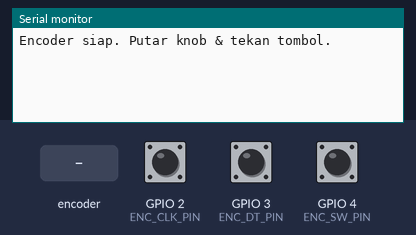
Recording of a program running on a simulated ESP32-S3. Parts: the last lines printed to the serial monitor. The inputs (shaded band) are chosen by the test bench; at power-on: GPIO 4 (ENC_SW_PIN) HIGH, GPIO 2 (ENC_CLK_PIN) HIGH, GPIO 3 (ENC_DT_PIN) HIGH.

Above: at 1.3 s.
1.4 s: rotary encoder on GPIO 2 (ENC_CLK_PIN) / GPIO 3 (ENC_DT_PIN) turned 1 step (first pin leading)
At 2.3 s:
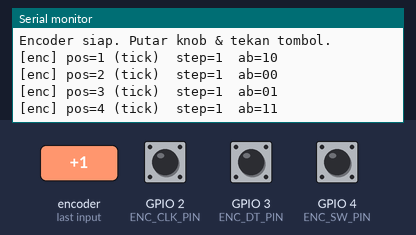
3.1 s: GPIO 4 (ENC_SW_PIN) pulled LOW for 0.15 s
At 4.0 s:
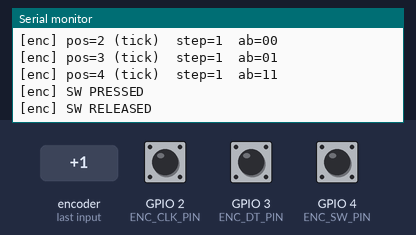
4.7 s: rotary encoder on GPIO 2 (ENC_CLK_PIN) / GPIO 3 (ENC_DT_PIN) turned 1 step (first pin leading)
At 6.0 s:
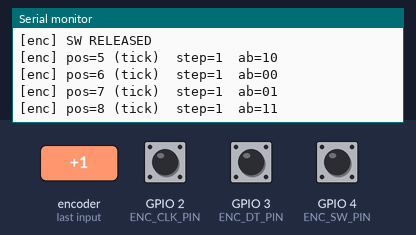
Timing chart, 0 to 7.7 s (numbered marks = the images above; inputs shaded):
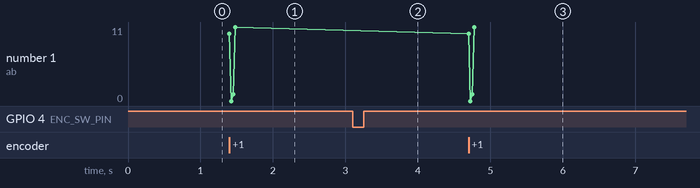

Measured:
- after the input at 1.4 s, the serial monitor: prints a new line at once (image 1)
- after the input at 3.1 s, the serial monitor: prints a new line at once (image 2)
- after the input at 4.7 s, the serial monitor: prints a new line at once (image 3)

The program:

main.cpp
```cpp
#include <Arduino.h>
// ESP32-S3 + Arduino Core + FreeRTOS
// Rotary Encoder KY-040 (A=CLK, B=DT, SW=button)
// ISR ringan -> Queue -> Task (decoder + debounce)

// ---------- Konfigurasi pin (ubah sesuai wiring) ----------
constexpr uint8_t ENC_CLK_PIN = 2;   // Channel A (CLK)
constexpr uint8_t ENC_DT_PIN  = 3;   // Channel B (DT)
constexpr uint8_t ENC_SW_PIN  = 4;   // Switch (push button)

// Pull-up internal aman dipakai walau modul biasanya punya pull-up
constexpr bool USE_INTERNAL_PULLUP = true;

// Task config
constexpr BaseType_t TASK_CORE = 1;    // 0 atau 1
constexpr UBaseType_t TASK_PRIO = 3;

// (opsional) noise guard super cepat di ISR (μs)
constexpr uint32_t MIN_ISR_GAP_US = 100;  // 100–300 μs cukup untuk KY-040

// ---------- Tipe pesan ----------
enum class EncMsgType : uint8_t { AB_EDGE, SW_EDGE };

struct EncABMsg {
  uint8_t abState;   // bit1=B, bit0=A (current)
  uint32_t tMicros;  // timestamp
};

struct EncSWMsg {
  bool pressed;      // true=pressed (LOW), false=released (HIGH)
  uint32_t tMillis;  // timestamp
};

struct EncMsg {
  EncMsgType type;
  union {
    EncABMsg ab;
    EncSWMsg sw;
  } data;
};

// Queue
static QueueHandle_t encQ = nullptr;

// ---------- Variabel ISR ----------
static volatile uint8_t s_lastAB = 0;
static volatile uint32_t s_lastEdgeUs = 0;
static volatile uint32_t s_lastSwMs = 0;

// ---------- Helper baca AB sebagai 2 bit ----------
static inline uint8_t readAB() {
  uint8_t a = (uint8_t)digitalRead(ENC_CLK_PIN);
  uint8_t b = (uint8_t)digitalRead(ENC_DT_PIN);
  return ((b & 1) << 1) | (a & 1);
}

// ---------- ISR untuk kanal A & B ----------
void IRAM_ATTR encABIsr() {
  uint32_t nowUs = micros();
  if (nowUs - s_lastEdgeUs < MIN_ISR_GAP_US) return;  // hard filter
  s_lastEdgeUs = nowUs;

  uint8_t ab = readAB();

  EncMsg m{};
  m.type = EncMsgType::AB_EDGE;
  m.data.ab = EncABMsg{ab, nowUs};

  BaseType_t hpw = pdFALSE;
  if (encQ) xQueueSendFromISR(encQ, &m, &hpw);
  if (hpw == pdTRUE) portYIELD_FROM_ISR();
}

// ---------- ISR tombol ----------
void IRAM_ATTR encSwIsr() {
  uint32_t nowMs = millis();
  // (opsional) 5 ms noise guard
  if (nowMs - s_lastSwMs < 5) return;
  s_lastSwMs = nowMs;

  bool pressed = (digitalRead(ENC_SW_PIN) == LOW);

  EncMsg m{};
  m.type = EncMsgType::SW_EDGE;
  m.data.sw = EncSWMsg{pressed, nowMs};

  BaseType_t hpw = pdFALSE;
  if (encQ) xQueueSendFromISR(encQ, &m, &hpw);
  if (hpw == pdTRUE) portYIELD_FROM_ISR();
}

// ---------- Task decoder ----------
// Tabel transisi Gray 2-bit (prev<<2 | curr):
// +1 / -1 per setengah langkah (bisa kalikan 0.5 jika mau full-step)
static const int8_t TRANSITION_TAB[16] = {
/* 0000 */  0, /*0001*/ +1, /*0010*/ -1, /*0011*/  0,
/* 0100 */ -1, /*0101*/  0, /*0110*/  0, /*0111*/ +1,
/* 1000 */ +1, /*1001*/  0, /*1010*/  0, /*1011*/ -1,
/* 1100 */  0, /*1101*/ -1, /*1110*/ +1, /*1111*/  0
};

struct EncodedState {
  uint8_t prevAB = 0;
  int32_t position = 0;   // satuan "tick" (half-step). Untuk per-step, bagi 2.
  bool swStable = false;  // stable state tombol (pressed=false=HIGH awal)
  uint32_t swLastHandledMs = 0;
};

void encoderTask(void* pv) {
  (void)pv;

  // Inisialisasi state
  EncodedState st{};
  st.prevAB = readAB();
  st.swStable = (digitalRead(ENC_SW_PIN) == LOW); // true jika ditekan saat boot

  EncMsg msg{};
  for (;;) {
    if (xQueueReceive(encQ, &msg, portMAX_DELAY) == pdTRUE) {
      if (msg.type == EncMsgType::AB_EDGE) {
        uint8_t curr = msg.data.ab.abState;
        uint8_t idx = ((st.prevAB & 0x3) << 2) | (curr & 0x3);
        int8_t step = TRANSITION_TAB[idx];

        if (step != 0) {
          st.position += step;
          st.prevAB = curr;

          // Contoh output (half-step). Untuk full-step: pos/2.
          Serial.printf("[enc] pos=%ld (tick)  step=%d  ab=%u%u\n",
                        (long)st.position, step,
                        (curr >> 1) & 1, curr & 1);
          // TODO: kirim ke komponen lain via queue/event group kalau perlu
        } else {
          st.prevAB = curr; // tetap update
        }

      } else if (msg.type == EncMsgType::SW_EDGE) {
        // Debounce tombol di task (mis. 30 ms)
        const uint32_t DEBOUNCE_MS = 30;
        if (msg.data.sw.tMillis - st.swLastHandledMs < DEBOUNCE_MS) continue;
        st.swLastHandledMs = msg.data.sw.tMillis;

        bool levelNowPressed = msg.data.sw.pressed;
        if (levelNowPressed != st.swStable) {
          st.swStable = levelNowPressed;
          if (levelNowPressed) {
            Serial.println("[enc] SW PRESSED");
            // TODO: aksi short-press/long-press bisa ditambah di sini
          } else {
            Serial.println("[enc] SW RELEASED");
          }
        }
      }
    }
  }
}

// ---------- Setup/Loop ----------
void setup() {
  Serial.begin(115200);
  delay(100);

  // Pin mode
  if (USE_INTERNAL_PULLUP) {
    pinMode(ENC_CLK_PIN, INPUT_PULLUP);
    pinMode(ENC_DT_PIN,  INPUT_PULLUP);
    pinMode(ENC_SW_PIN,  INPUT_PULLUP); // aktif LOW
  } else {
    pinMode(ENC_CLK_PIN, INPUT);
    pinMode(ENC_DT_PIN,  INPUT);
    pinMode(ENC_SW_PIN,  INPUT);
  }

  // Buat queue
  encQ = xQueueCreate(32, sizeof(EncMsg));
  if (!encQ) {
    Serial.println("Gagal membuat queue encoder!");
    for (;;) vTaskDelay(portMAX_DELAY);
  }

  // Pasang interrupt
  attachInterrupt(digitalPinToInterrupt(ENC_CLK_PIN), encABIsr, CHANGE);
  attachInterrupt(digitalPinToInterrupt(ENC_DT_PIN),  encABIsr, CHANGE);
  attachInterrupt(digitalPinToInterrupt(ENC_SW_PIN),  encSwIsr, CHANGE);

  // Task decoder
  BaseType_t ok = xTaskCreatePinnedToCore(
      encoderTask, "EncoderTask",
      4096, nullptr, TASK_PRIO, nullptr, TASK_CORE
  );
  if (ok != pdPASS) Serial.println("Gagal membuat EncoderTask!");

  Serial.println("Encoder siap. Putar knob & tekan tombol.");
}

void loop() {
  // Di loop, Anda bisa konsumsi posisi global, atau biarkan kosong
  vTaskDelay(pdMS_TO_TICKS(1000));
}
```
